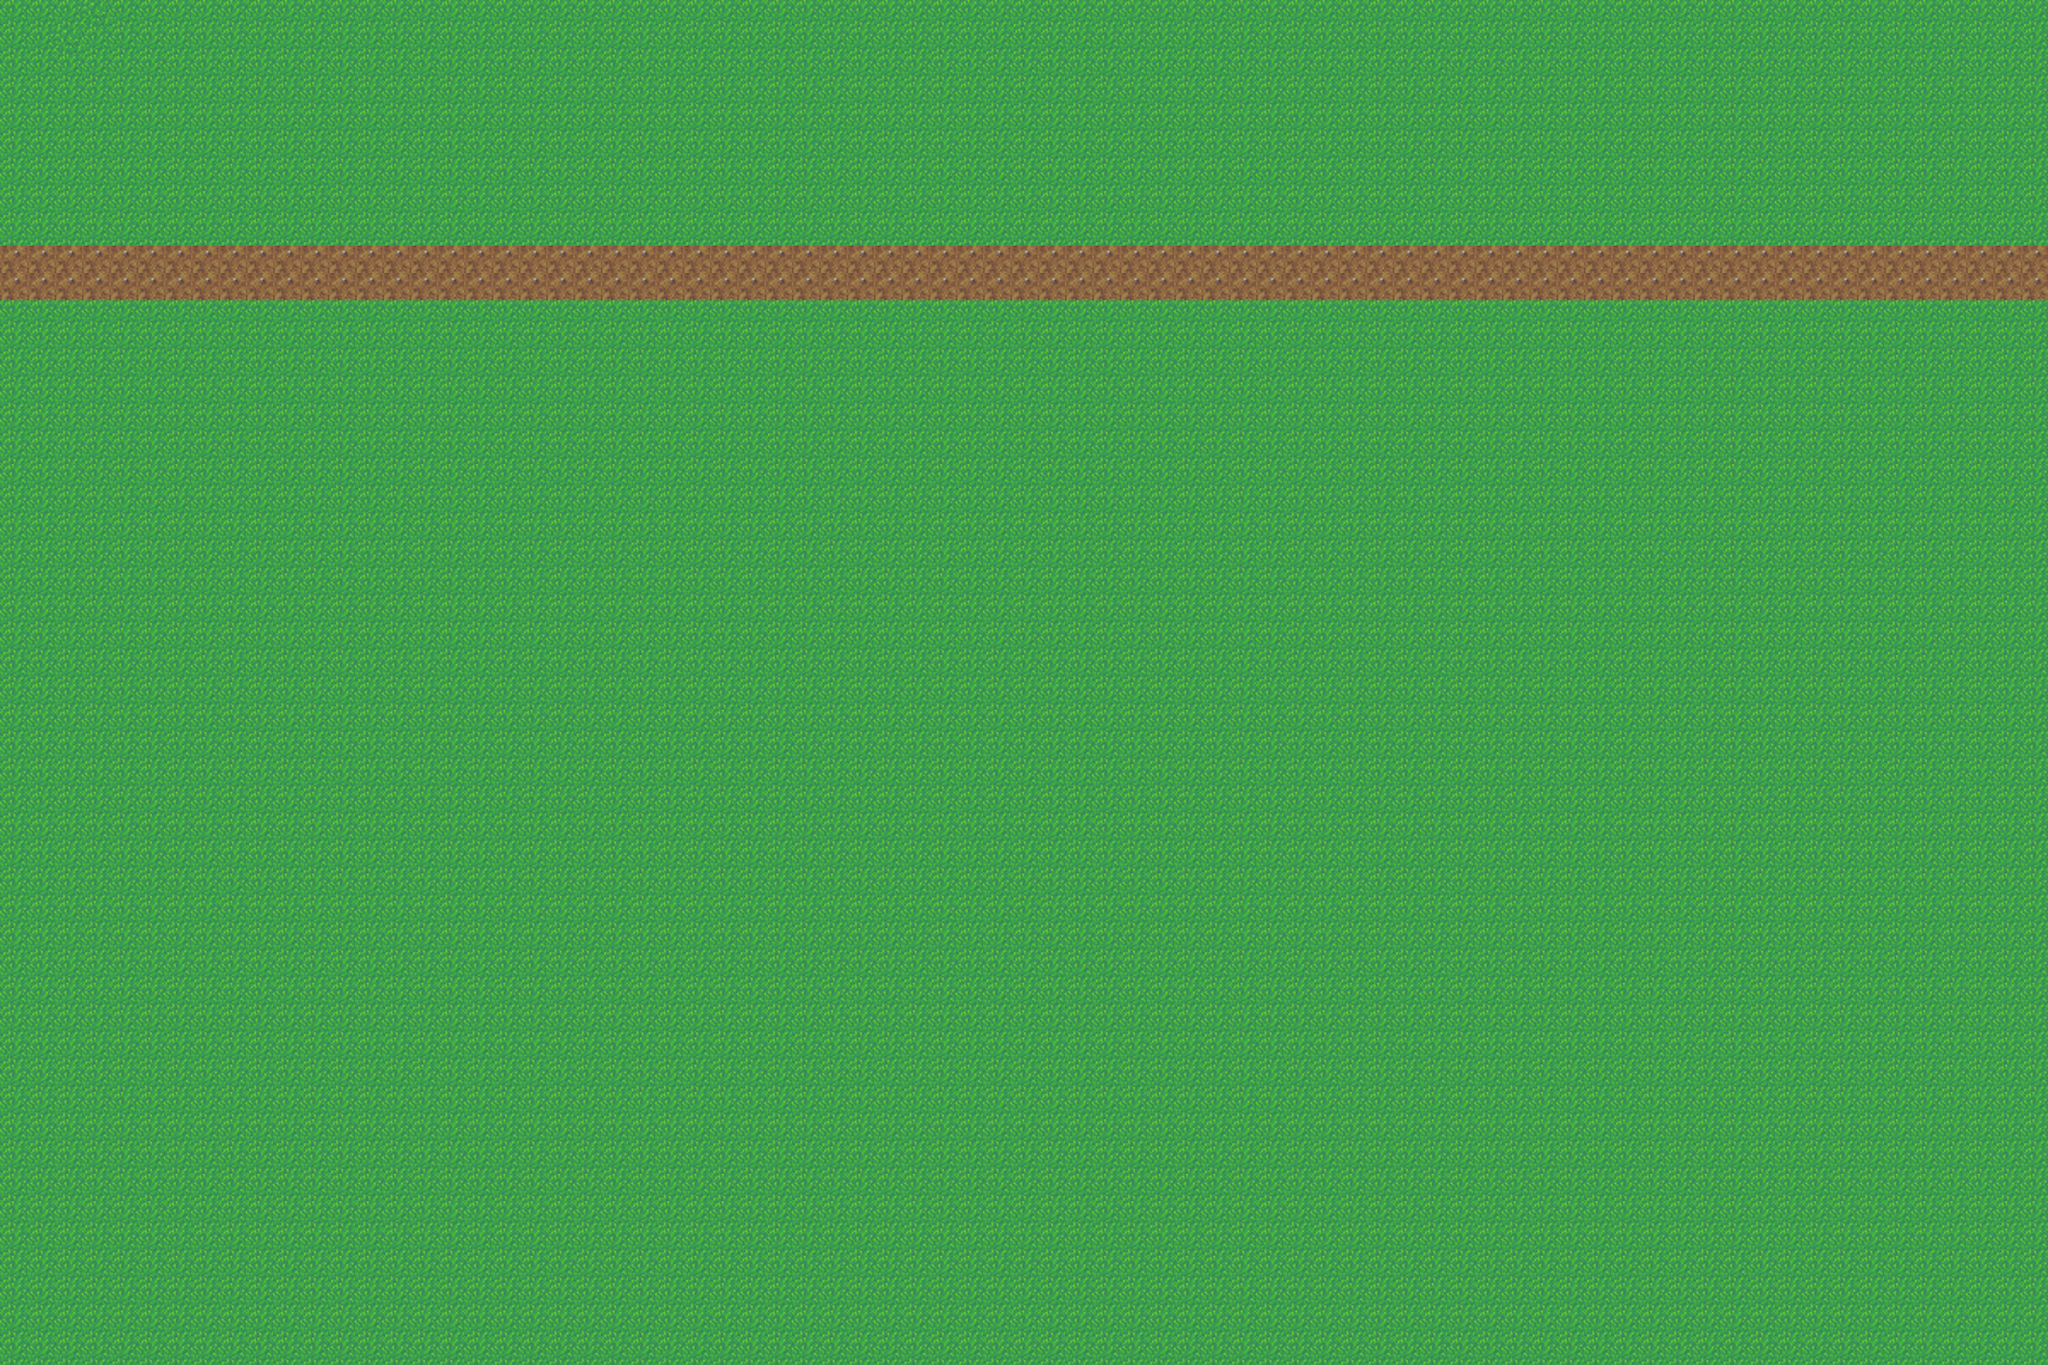

A 2D game scene composited from a Tiled map and its tileset images. What follows is a short description and the map's XML, with each tile layer's data collapsed to a summary:
An orthogonal 75x50 tile map with 32x32 px tiles, 1 tile layer (Background) and 2 objects.

<map version="1.0" orientation="orthogonal" renderorder="right-down" width="75" height="50" tilewidth="32" tileheight="32" nextobjectid="4">
 <tileset firstgid="1" name="grass-tiles-2-small" tilewidth="32" tileheight="32" tilecount="72" columns="12">
  <image source="../tilesets/grass-tiles-2-small.png" width="384" height="192" />
 </tileset>
 <layer name="Background" width="75" height="50">
  <data>[3750 cells, 3750 non-empty, 3 distinct tile ids]</data>
 </layer>
 <objectgroup name="startPosition" offsetx="219" offsety="-13">
  <object id="1" x="0" y="300" width="64" height="64" />
 </objectgroup>
 <objectgroup name="endPosition" offsetx="-7" offsety="-50">
  <object id="3" x="2341" y="336" width="64" height="64" />
 </objectgroup>
</map>
